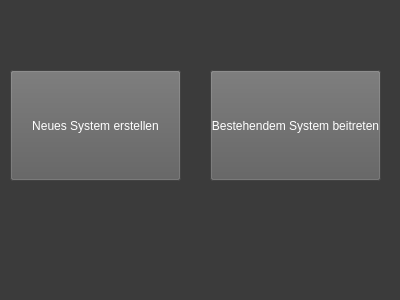
<?xml version="1.0" encoding="UTF-8"?>
<ui version="4.0">
 <class>View_ErsterSystemstart</class>
 <widget class="QWidget" name="View_ErsterSystemstart">
  <property name="geometry">
   <rect>
    <x>0</x>
    <y>0</y>
    <width>400</width>
    <height>300</height>
   </rect>
  </property>
  <property name="windowTitle">
   <string>Form</string>
  </property>
  <property name="styleSheet">
   <string notr="true">QWidget{
	background-color: rgb(59, 59, 59);
}</string>
  </property>
  <widget class="QPushButton" name="NeuesSystem">
   <property name="geometry">
    <rect>
     <x>10</x>
     <y>70</y>
     <width>171</width>
     <height>111</height>
    </rect>
   </property>
   <property name="styleSheet">
    <string notr="true">QPushButton{
	background-color: rgb(93, 93, 93);
	color: rgb(255, 255, 255);
}</string>
   </property>
   <property name="text">
    <string>Neues System erstellen</string>
   </property>
  </widget>
  <widget class="QPushButton" name="Beitreten">
   <property name="geometry">
    <rect>
     <x>210</x>
     <y>70</y>
     <width>171</width>
     <height>111</height>
    </rect>
   </property>
   <property name="styleSheet">
    <string notr="true">QPushButton{
	background-color: rgb(93, 93, 93);
	color: rgb(255, 255, 255);
}</string>
   </property>
   <property name="text">
    <string>Bestehendem System beitreten</string>
   </property>
  </widget>
 </widget>
 <resources/>
 <connections/>
</ui>
